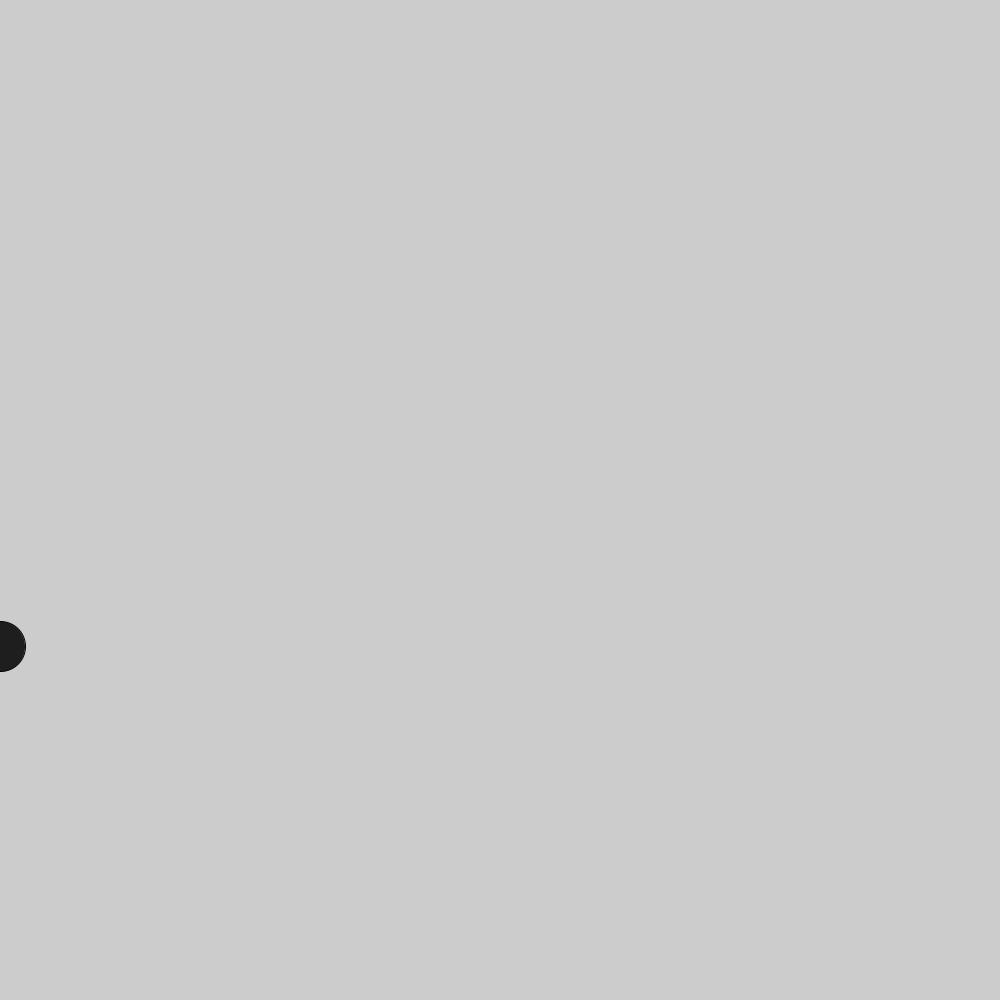
Frame 1 (no input)
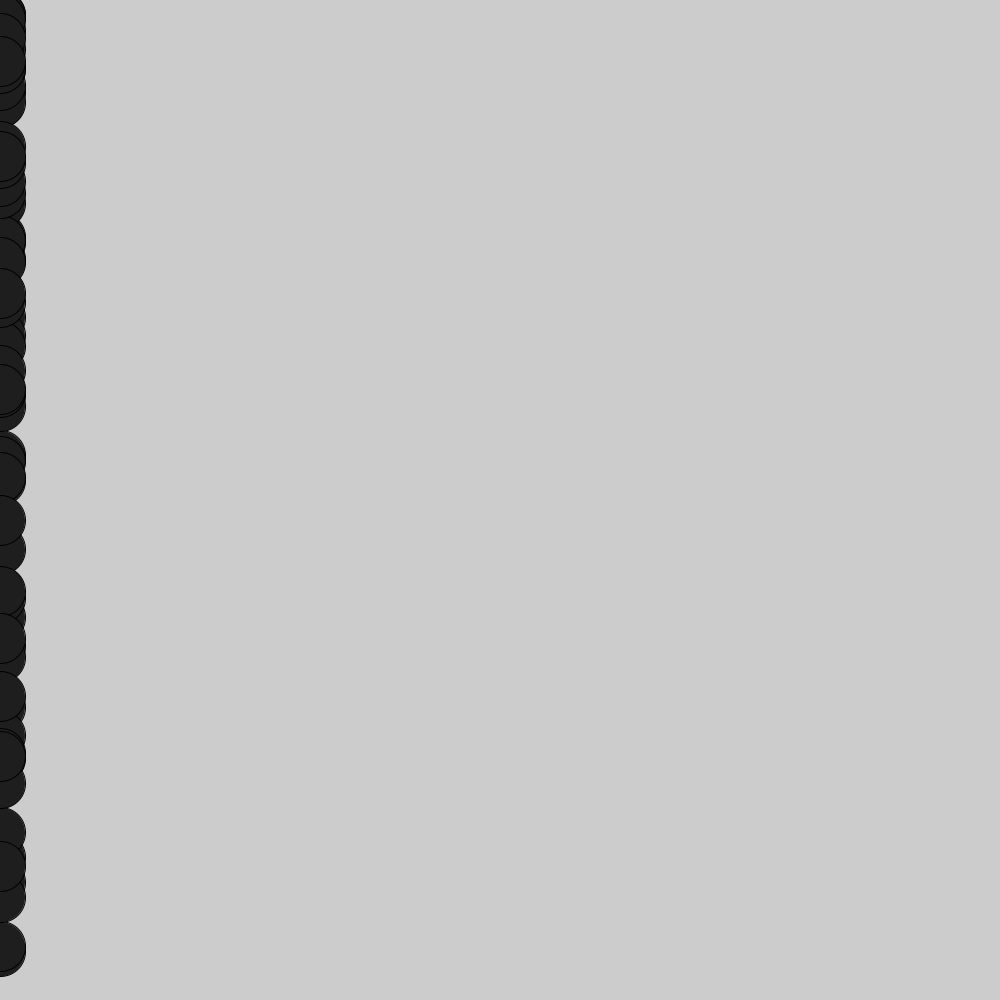
Frame 60 (the mouse pressed at the canvas centre just before this capture)
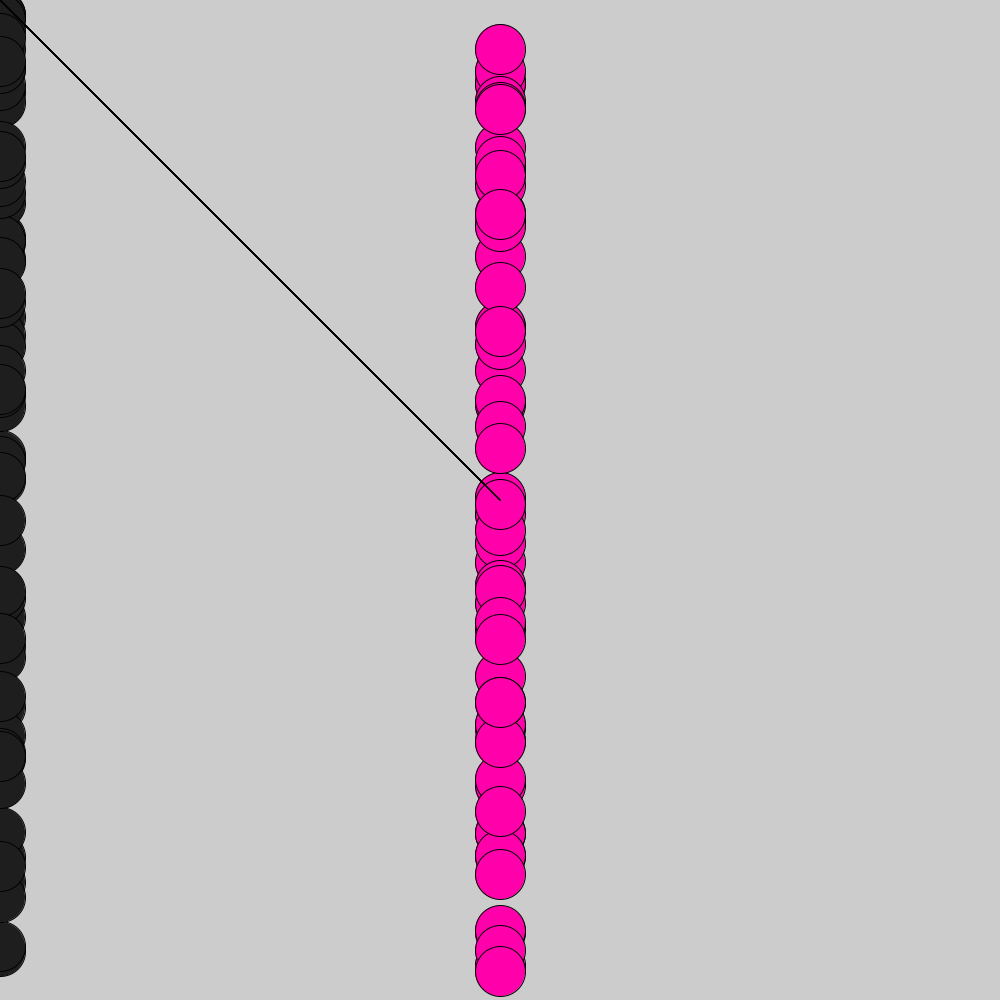
Frame 120 (the mouse held since frame 60 and released just before this capture)

The Processing sketch that drew these frames (run headless with seeded random() and noise(); from frame 60 on, the mouse is pressed at the canvas centre):

// Processing sketch: processing_162447
// ── processing_162447.pde

void setup(){
  size(1000, 1000);
}

void draw(){
  if(mousePressed) {
    fill(255,0,170);
    triangle(mouseX,mouseY,mouseX,mouseY,width/2,height/2);
    triangle(0,0,mouseX,mouseY, 50,50);
  } else {
    fill(30);
  }
  if(mouseX>width || mouseY<height);
  float mouseY= random(width);
  ellipse(mouseX,mouseY, 50, 50);
}
